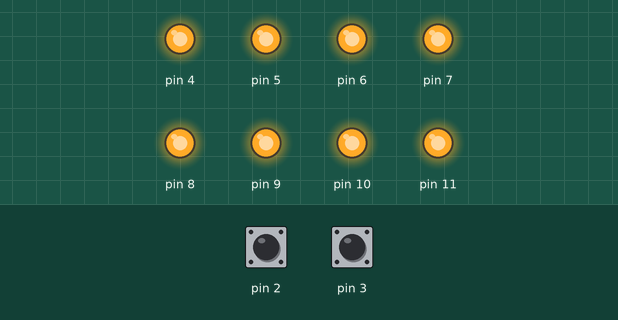
This sketch was run on a simulated Arduino Uno, built with avr-gcc and run on an emulated ATmega328P. Shown: output pins drawn as LEDs (lit = HIGH). Dashed ring = blinking. The inputs (shaded band) are chosen by the test bench; at power-on: pin 2 HIGH, pin 3 HIGH.

Above: at 1.2 s.
1.3 s: pin 2 pulled LOW for 0.15 s
At 1.84 s:
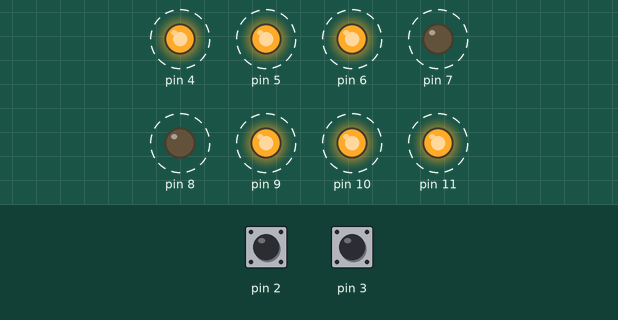
4.3 s: pin 2 pulled LOW for 1 s
At 4.69 s:
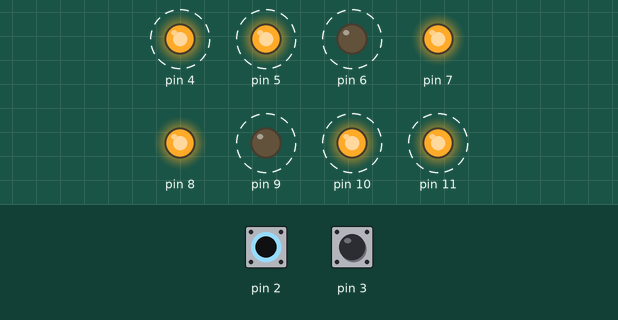
7.3 s: pin 2 pulled LOW for 3.2 s
At 7.54 s:
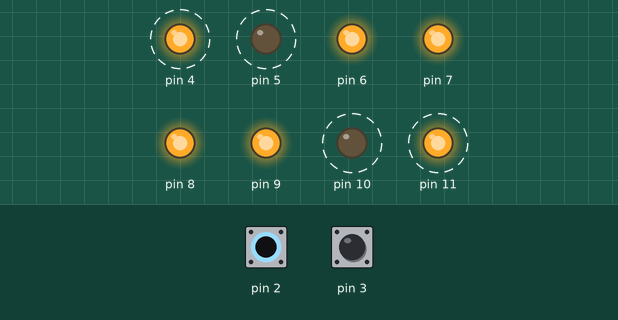
Timing chart, 0 to 10.9 s (numbered marks = the images above; inputs shaded):
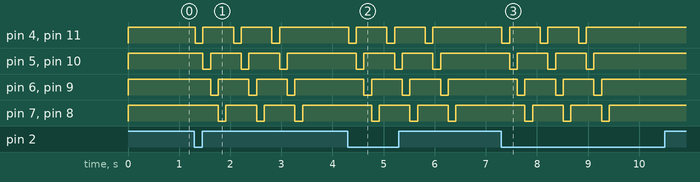

Measured:
- after the input at 1.3 s, pin 4: alternates HIGH for 0.60 s and LOW for 0.15 s, 6 changes in all, then stays HIGH, starting at once; pin 5: alternates HIGH for 0.60 s and LOW for 0.15 s, 6 changes in all, then stays HIGH, starting after 0.17 s
- after the input at 4.3 s, pin 4: alternates HIGH for 0.60 s and LOW for 0.15 s, 6 changes in all, then stays HIGH, starting at once; pin 5: alternates HIGH for 0.60 s and LOW for 0.15 s, 6 changes in all, then stays HIGH, starting after 0.17 s
- after the input at 7.3 s, pin 4: alternates HIGH for 0.60 s and LOW for 0.15 s, 6 changes in all, then stays HIGH, starting at once; pin 5: alternates HIGH for 0.60 s and LOW for 0.15 s, 6 changes in all, then stays HIGH, starting after 0.17 s

The sketch:

lab15_checkpoint2.ino
```cpp
#include <avr/io.h>
#include <avr/interrupt.h>
#include <avr/sleep.h>
#include <util/delay.h>

#define RUN_CHECKPOINT_2_1
// #define RUN_CHECKPOINT_2_2

const uint8_t anim_s1[5] = {0x81, 0x42, 0x24, 0x18, 0x00};
const uint8_t anim_s2[5] = {0x18, 0x24, 0x42, 0x81, 0x00};

#if defined(RUN_CHECKPOINT_2_2)
volatile uint8_t mode = 0;

ISR(INT0_vect) {
  while (!(PIND & (1 << PIND2)));
  _delay_ms(15);
  mode = 1;
}

ISR(INT1_vect) {
  while (!(PIND & (1 << PIND3)));
  _delay_ms(15);
  mode = 2;
}
#endif

void display_led(uint8_t val) {
  val = ~val; // ca
  PORTD = (PORTD & 0x0F) | ((val & 0x0F) << 4);
  PORTB = ((val >> 4) & 0x0F);
}

void play_s1() {
  for (int r = 0; r < 3; r++) {
    for (int i = 0; i < 5; i++) {
      display_led(anim_s1[i]);
      _delay_ms(150);
    }
  }
}

void play_s2() {
  for (int r = 0; r < 3; r++) {
    for (int i = 0; i < 5; i++) {
      display_led(anim_s2[i]);
      _delay_ms(150);
    }
  }
}

void setup() {
  DDRD = 0b11110000;
  PORTD = 0b00001100;
  DDRB = 0b00001111;
  PORTB = 0b00000000;

  display_led(0);

#if defined(RUN_CHECKPOINT_2_2)
  EICRA = 0b00000000; // low level
  EIMSK = 0b00000011;
  sei();
#endif
}

void loop() {
#if defined(RUN_CHECKPOINT_2_1)
  if (!(PIND & (1 << PIND2))) {
    _delay_ms(15);
    if (!(PIND & (1 << PIND2))) {
      play_s1();
      while (!(PIND & (1 << PIND2)));
      _delay_ms(15);
    }
  }

  if (!(PIND & (1 << PIND3))) {
    _delay_ms(15);
    if (!(PIND & (1 << PIND3))) {
      play_s2();
      while (!(PIND & (1 << PIND3)));
      _delay_ms(15);
    }
  }

#elif defined(RUN_CHECKPOINT_2_2)
  if (mode == 1) {
    play_s1();
    mode = 0;
  } else if (mode == 2) {
    play_s2();
    mode = 0;
  }

  set_sleep_mode(SLEEP_MODE_PWR_DOWN);
  sleep_enable();
  sleep_bod_disable();
  sleep_cpu();
  sleep_disable();
#endif
}
```
